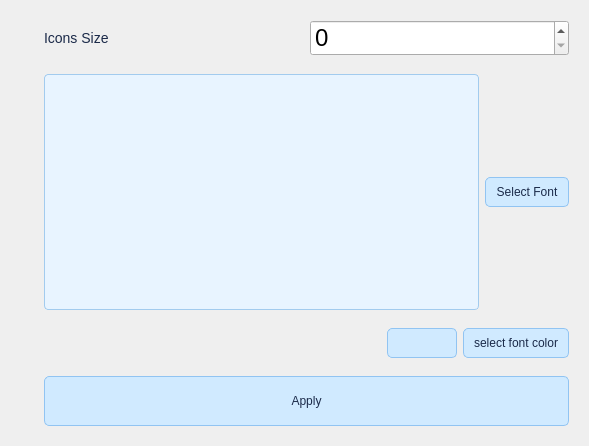
<?xml version="1.0" encoding="UTF-8"?>
<ui version="4.0">
 <class>AppWidgetConfigures</class>
 <widget class="QWidget" name="AppWidgetConfigures">
  <property name="geometry">
   <rect>
    <x>0</x>
    <y>0</y>
    <width>589</width>
    <height>446</height>
   </rect>
  </property>
  <property name="windowTitle">
   <string>Form</string>
  </property>
  <layout class="QHBoxLayout" name="horizontalLayout">
   <item>
    <widget class="QWidget" name="display_sessions" native="true">
     <property name="maximumSize">
      <size>
       <width>100</width>
       <height>16777215</height>
      </size>
     </property>
     <layout class="QVBoxLayout" name="verticalLayout_2"/>
    </widget>
   </item>
   <item>
    <widget class="QWidget" name="configures" native="true">
     <property name="styleSheet">
      <string notr="true">/* QLabel 样式 */
QLabel {
    color: #1b2a49;
    font-size: 14px;
    background-color: transparent;
}

/* QPlainTextEdit 样式 */
QPlainTextEdit {
    background-color: #e8f4ff;
    color: #1b2a49;
    border: 1px solid #a2cbee;
    border-radius: 4px;
    padding: 4px;
    font-family: Consolas, monospace;
    font-size: 13px;
}

/* QPushButton 样式（排除 btn_show_color） */
QPushButton {
    background-color: #d0eaff;
    color: #1b2a49;
    border: 1px solid #91c4f2;
    border-radius: 5px;
    padding: 4px 10px;
}

QPushButton:hover {
    background-color: #b8dbff;
}

QPushButton:pressed {
    background-color: #a3cfff;
}

/* 排除特定按钮 btn_show_color，不设置任何样式 */
QPushButton#btn_show_color {
    all: unset;
}
</string>
     </property>
     <layout class="QVBoxLayout" name="verticalLayout">
      <property name="spacing">
       <number>0</number>
      </property>
      <property name="leftMargin">
       <number>0</number>
      </property>
      <property name="topMargin">
       <number>0</number>
      </property>
      <property name="rightMargin">
       <number>0</number>
      </property>
      <property name="bottomMargin">
       <number>0</number>
      </property>
      <item>
       <widget class="QWidget" name="icons_widgets" native="true">
        <layout class="QHBoxLayout" name="horizontalLayout_2">
         <item>
          <widget class="QLabel" name="label">
           <property name="text">
            <string>Icons Size</string>
           </property>
          </widget>
         </item>
         <item>
          <widget class="QSpinBox" name="icon_size_spinbox">
           <property name="minimumSize">
            <size>
             <width>0</width>
             <height>30</height>
            </size>
           </property>
           <property name="font">
            <font>
             <pointsize>18</pointsize>
            </font>
           </property>
          </widget>
         </item>
        </layout>
       </widget>
      </item>
      <item>
       <widget class="QWidget" name="font_config" native="true">
        <layout class="QHBoxLayout" name="horizontalLayout_3">
         <item>
          <widget class="QPlainTextEdit" name="font_label"/>
         </item>
         <item>
          <widget class="QPushButton" name="btn_select_font">
           <property name="minimumSize">
            <size>
             <width>0</width>
             <height>30</height>
            </size>
           </property>
           <property name="text">
            <string>Select Font</string>
           </property>
          </widget>
         </item>
        </layout>
       </widget>
      </item>
      <item>
       <widget class="QWidget" name="widget" native="true">
        <layout class="QHBoxLayout" name="horizontalLayout_4">
         <item>
          <spacer name="horizontalSpacer">
           <property name="orientation">
            <enum>Qt::Orientation::Horizontal</enum>
           </property>
           <property name="sizeHint" stdset="0">
            <size>
             <width>40</width>
             <height>20</height>
            </size>
           </property>
          </spacer>
         </item>
         <item>
          <widget class="QPushButton" name="btn_show_color">
           <property name="sizePolicy">
            <sizepolicy hsizetype="Fixed" vsizetype="Fixed">
             <horstretch>0</horstretch>
             <verstretch>0</verstretch>
            </sizepolicy>
           </property>
           <property name="minimumSize">
            <size>
             <width>70</width>
             <height>30</height>
            </size>
           </property>
           <property name="text">
            <string/>
           </property>
          </widget>
         </item>
         <item>
          <widget class="QPushButton" name="btn_select_color">
           <property name="sizePolicy">
            <sizepolicy hsizetype="Minimum" vsizetype="Fixed">
             <horstretch>0</horstretch>
             <verstretch>0</verstretch>
            </sizepolicy>
           </property>
           <property name="minimumSize">
            <size>
             <width>0</width>
             <height>30</height>
            </size>
           </property>
           <property name="maximumSize">
            <size>
             <width>16777215</width>
             <height>30</height>
            </size>
           </property>
           <property name="text">
            <string>select font color</string>
           </property>
          </widget>
         </item>
        </layout>
       </widget>
      </item>
      <item>
       <widget class="QWidget" name="widget_2" native="true">
        <layout class="QVBoxLayout" name="verticalLayout_3">
         <item>
          <widget class="QPushButton" name="pushButton">
           <property name="minimumSize">
            <size>
             <width>0</width>
             <height>50</height>
            </size>
           </property>
           <property name="text">
            <string>Apply</string>
           </property>
          </widget>
         </item>
        </layout>
       </widget>
      </item>
     </layout>
    </widget>
   </item>
  </layout>
 </widget>
 <resources/>
 <connections/>
</ui>
